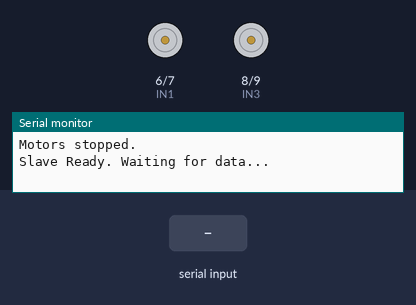
Recording of a sketch running on a simulated Arduino Uno, built with avr-gcc and run on an emulated ATmega328P. On the bench: motor-driver pin pairs drawn as motors (green arrow = first pin HIGH = forward, orange = second pin HIGH = backward, longer = more drive, scaled by the enable pin), the last lines printed to the serial monitor. The inputs (shaded band) are chosen by the test bench.

Above: at 1.2 s.
1.3 s: "ATT:90\n" received over the second serial link
At 1.6 s:
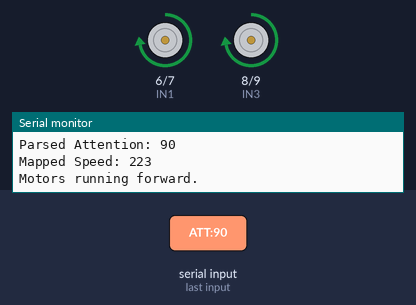
2.8 s: "ATT:\n" received over the second serial link
At 4.0 s:
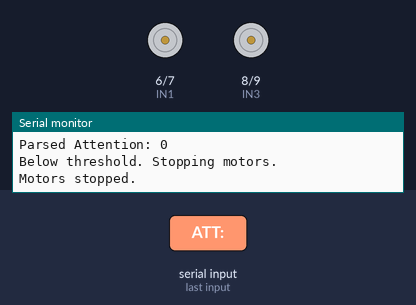
Timing chart, 0 to 5.8 s (numbered marks = the images above; inputs shaded):
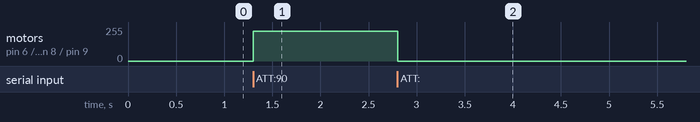

The sketch:

EEG_rover_Slave_Side.ino
```cpp
//Code for slave:
#include <SoftwareSerial.h>

// HC-05 Slave on pins 10 (RX), 11 (TX)
SoftwareSerial btSerial(10, 11); // RX, TX

// Motor driver pins
#define IN1 6
#define IN2 7
#define IN3 8
#define IN4 9
#define ENA 5
#define ENB 3

String incoming = "";
int attention = 0;
const int threshold = 50;

void setup() {
  Serial.begin(115200);        // USB Serial Monitor
  btSerial.begin(38400);       // HC-05 baud rate

  pinMode(IN1, OUTPUT);
  pinMode(IN2, OUTPUT);
  pinMode(IN3, OUTPUT);
  pinMode(IN4, OUTPUT);
  pinMode(ENA, OUTPUT);
  pinMode(ENB, OUTPUT);

  stopMotors();
  Serial.println("Slave Ready. Waiting for data...");
}

void loop() {
  while (btSerial.available()) {
    char c = btSerial.read();
    Serial.print(c);  // Debug each char received
    if (c == '\n') {
      Serial.println(); // Newline for readability
      Serial.print("Full message received: ");
      Serial.println(incoming);

      if (incoming.startsWith("ATT:")) {
        attention = incoming.substring(4).toInt();
        Serial.print("Parsed Attention: ");
        Serial.println(attention);

        if (attention > threshold) {
          int speed = map(attention, threshold + 1, 100, 100, 255);
          Serial.print("Mapped Speed: ");
          Serial.println(speed);
          moveForward(speed);
        } else {
          Serial.println("Below threshold. Stopping motors.");
          stopMotors();
        }
      } else {
        Serial.println("Invalid message format.");
      }
      incoming = "";
    } else {
      incoming += c; // Append character to incoming message
    }
  }
}

void moveForward(int speed) {
  digitalWrite(IN1, HIGH);
  digitalWrite(IN2, LOW);
  digitalWrite(IN3, HIGH);
  digitalWrite(IN4, LOW);
  analogWrite(ENA, speed);
  analogWrite(ENB, speed);
  Serial.println("Motors running forward.");
}

void stopMotors() {
  digitalWrite(IN1, LOW);
  digitalWrite(IN2, LOW);
  digitalWrite(IN3, LOW);
  digitalWrite(IN4, LOW);
  analogWrite(ENA, 0);
  analogWrite(ENB, 0);
  Serial.println("Motors stopped.");
}
```

Measured:
- after the input at 1.3 s, motor on pin 6 (IN1) / pin 7 (IN2), motor on pin 8 (IN3) / pin 9 (IN4): stopped → forward 223/255 at once
- after the input at 2.8 s, motor on pin 6 (IN1) / pin 7 (IN2), motor on pin 8 (IN3) / pin 9 (IN4): forward 223/255 → stopped at once
